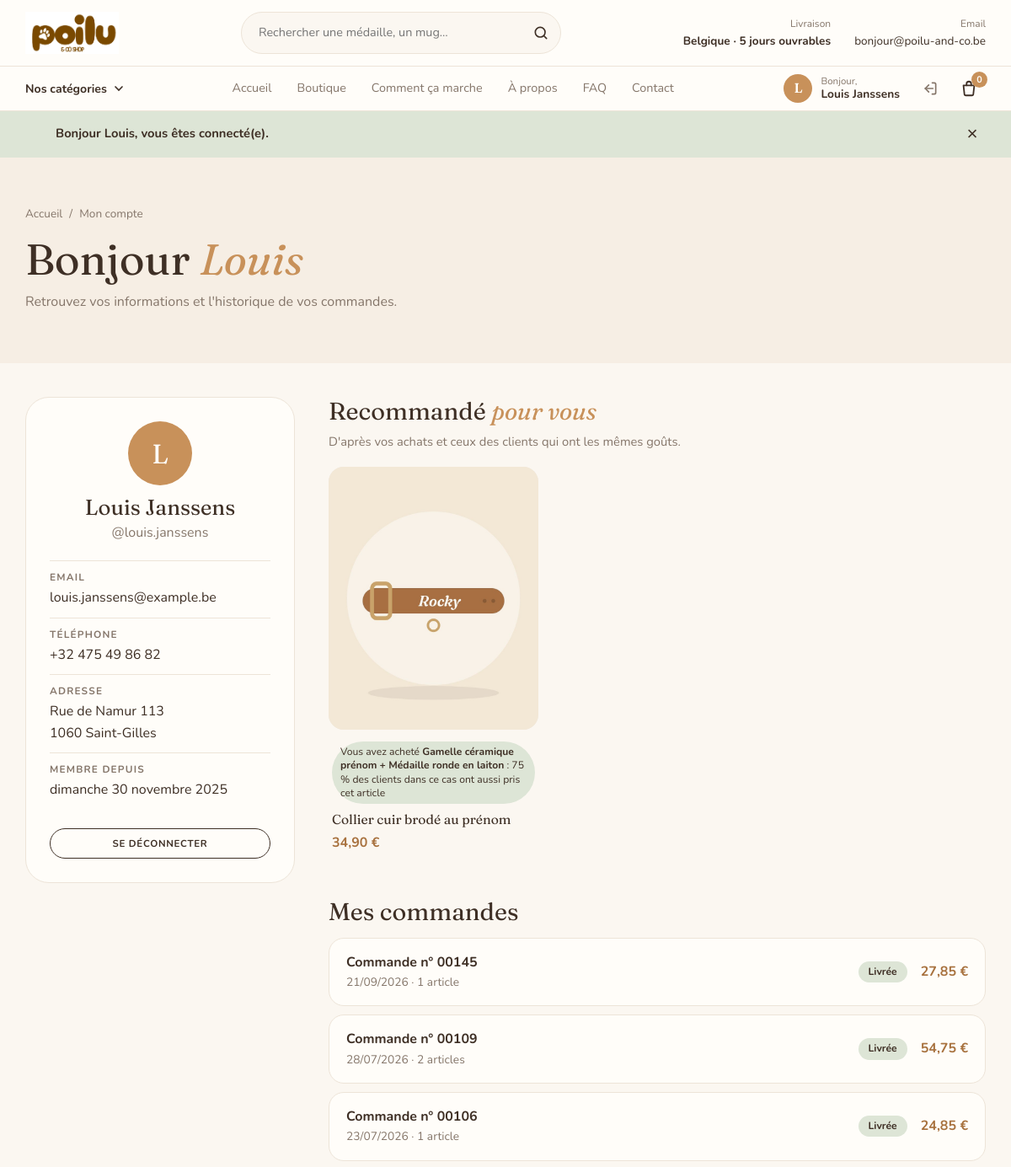
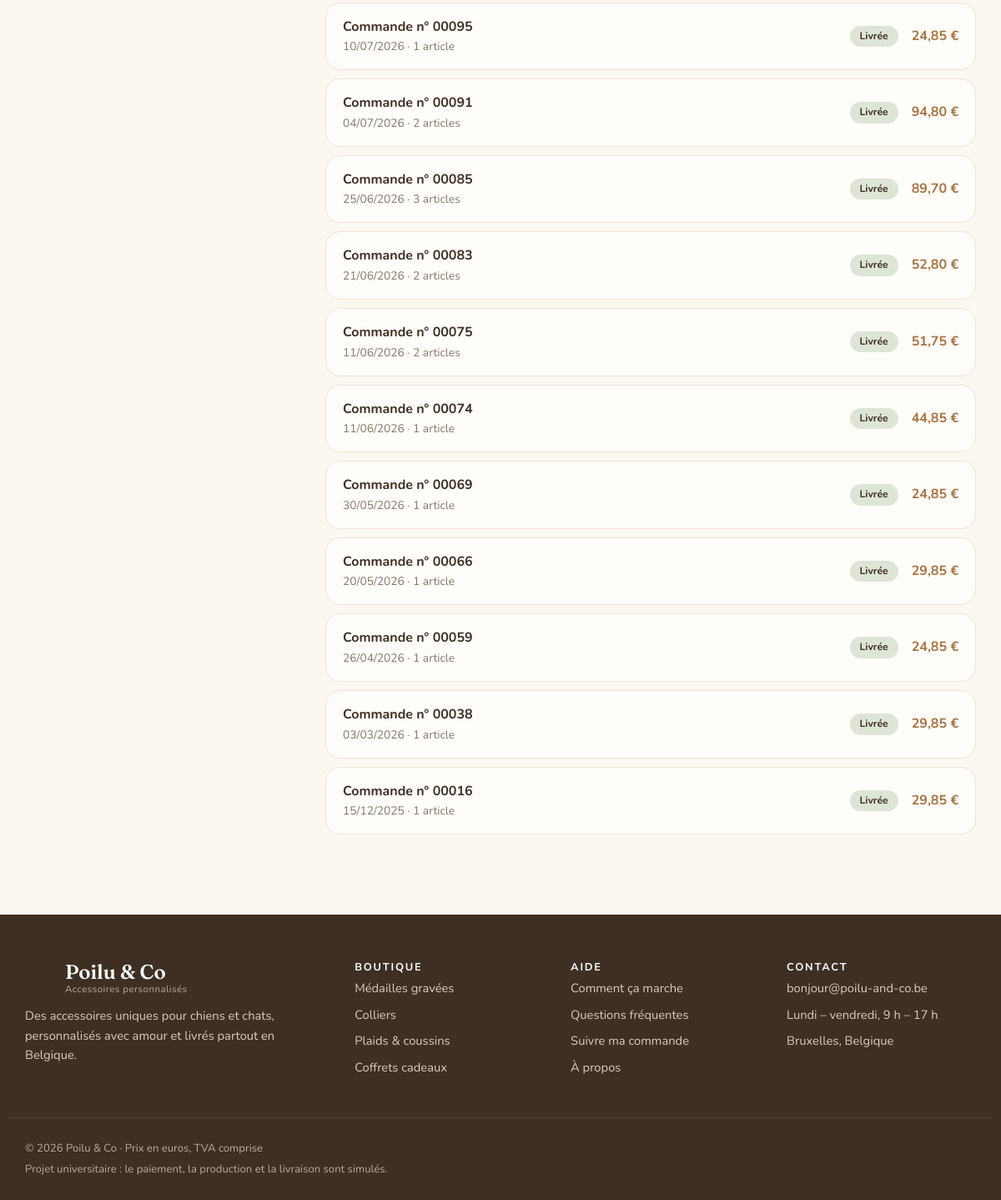
Screenshot of /pages/account.php (signed in) with the database file from the repository (2 pictures, top to bottom).
### tables this page shows
CREATE TABLE users (
    id            INT AUTO_INCREMENT PRIMARY KEY,
    username      VARCHAR(30)  NOT NULL UNIQUE,        
    first_name    VARCHAR(50)  NOT NULL,
    last_name     VARCHAR(50)  NOT NULL,
    email         VARCHAR(120) NOT NULL UNIQUE,
    password_hash VARCHAR(255) NOT NULL,               
    role          ENUM('customer', 'admin') NOT NULL DEFAULT 'customer',
    phone         VARCHAR(20)  NULL,
    address       VARCHAR(150) NULL,
    postal_code   CHAR(4)      NULL,                   
    city          VARCHAR(80)  NULL,
    created_at    DATETIME     NOT NULL DEFAULT CURRENT_TIMESTAMP
);

CREATE TABLE products (
    id                   INT AUTO_INCREMENT PRIMARY KEY,
    category_id          INT          NOT NULL,
    name                 VARCHAR(120) NOT NULL,
    description          TEXT         NOT NULL,
    price                DECIMAL(6,2) NOT NULL,        
    old_price            DECIMAL(6,2) NULL,            
    image                VARCHAR(255) NULL,            
    animal               ENUM('dog', 'cat', 'both') NOT NULL DEFAULT 'both',
    personalization_type ENUM('tag', 'collar', 'bowl', 'blanket', 'mug', 'gift') NOT NULL,
    badge                VARCHAR(30)  NULL,            
    stock                INT          NOT NULL DEFAULT 0,   
    is_featured          TINYINT(1)   NOT NULL DEFAULT 0,   
    is_active            TINYINT(1)   NOT NULL DEFAULT 1,   
    created_at           DATETIME     NOT NULL DEFAULT CURRENT_TIMESTAMP,
    FOREIGN KEY (category_id) REFERENCES categories(id)
);

CREATE TABLE orders (
    id             INT AUTO_INCREMENT PRIMARY KEY,
    user_id        INT          NULL,
    first_name    VARCHAR(50)  NOT NULL,
    last_name     VARCHAR(50)  NOT NULL,
    email         VARCHAR(120) NOT NULL,
    phone         VARCHAR(20)  NULL,
    address       VARCHAR(150) NOT NULL,
    postal_code   CHAR(4)      NOT NULL,
    city          VARCHAR(80)  NOT NULL,
    subtotal      DECIMAL(8,2) NOT NULL,
    shipping_cost DECIMAL(6,2) NOT NULL,
    total         DECIMAL(8,2) NOT NULL,
    payment_method ENUM('bancontact', 'card', 'paypal') NOT NULL DEFAULT 'bancontact',    
     
    status        ENUM('pending', 'paid', 'in_production', 'shipped', 'delivered', 'cancelled') NOT NULL DEFAULT 'pending',
    created_at    DATETIME     NOT NULL DEFAULT CURRENT_TIMESTAMP,
    FOREIGN KEY (user_id) REFERENCES users(id) ON DELETE SET NULL
);

### pages/account.php (the view, shortened to what this page needs)
<?php
require '../includes/db.php';
require '../includes/functions.php';
$user            = null;
$orders          = [];
$recommendations = [];
if ($pdo !== null) {
    $statement = $pdo->prepare('SELECT username, first_name, last_name, email, phone, address, postal_code, city, role, created_at FROM users WHERE id = :id');
    $statement->execute(['id' => $_SESSION['user_id']]);
    $user = $statement->fetch();
    $statement = $pdo->prepare('
        SELECT o.id, o.total, o.status, o.created_at, COALESCE(SUM(oi.quantity), 0) AS item_count
        FROM orders o
        LEFT JOIN order_items oi ON oi.order_id = o.id
        WHERE o.user_id = :id
        GROUP BY o.id
        ORDER BY o.created_at DESC
    ');
    $statement->execute(['id' => $_SESSION['user_id']]);
    $orders = $statement->fetchAll();
    $recommendations = apriori_user_recommendations($pdo, $_SESSION['user_id']);
}
require '../includes/header.php';
?>
<section class="page-hero">
    <div class="container">
        <nav class="breadcrumb" aria-label="Fil d'Ariane">
            <a href="../index.php">Accueil</a> <span aria-hidden="true">/</span>
            <span>Mon compte</span>
        </nav>
        <h1>Bonjour <em><?= e($_SESSION['user_first_name']) ?></em></h1>
        <p class="page-intro">Retrouvez vos informations et l'historique de vos commandes.</p>
    </div>
</section>
<section class="section account-section">
    <div class="container account-layout">
        <?php if ($user === null): ?>
            <div class="empty-state">
                <h2>Compte indisponible</h2>
                <p>La base de données n'est pas connectée. Démarrez MySQL dans XAMPP.</p>
            </div>
        <?php else: ?>
        <aside class="account-card">
            <div class="account-avatar" aria-hidden="true"><?= e(mb_strtoupper(mb_substr($user['first_name'], 0, 1))) ?></div>
            <h2><?= e($user['first_name'] . ' ' . $user['last_name']) ?></h2>
            <p class="account-username">@<?= e($user['username']) ?></p>
            <dl class="account-details">
                <div><dt>Email</dt><dd><?= e($user['email']) ?></dd></div>
                <?php if (!empty($user['phone'])): ?>
                    <div><dt>Téléphone</dt><dd><?= e($user['phone']) ?></dd></div>
                <?php endif; ?>
                <?php if (!empty($user['address'])): ?>
                    <div><dt>Adresse</dt><dd><?= e($user['address']) ?><br><?= e($user['postal_code'] . ' ' . $user['city']) ?></dd></div>
                <?php endif; ?>
                <div><dt>Membre depuis</dt><dd><?= e(format_date_fr(new DateTime($user['created_at']))) ?> <?= e(date('Y', strtotime($user['created_at']))) ?></dd></div>
            </dl>
            <form method="post" action="logout.php">
                <button type="submit" class="button button-outline button-small account-logout">Se déconnecter</button>
            </form>
        </aside>
        <div class="account-orders">
            <div class="account-recommendations">
                <h2>Recommandé <em>pour vous</em></h2>
                <?php if (count($recommendations) > 0): ?>
                    <p class="account-reco-intro">D'après vos achats et ceux des clients qui ont les mêmes goûts.</p>
                    <div class="product-grid account-reco-grid">
                        <?php foreach ($recommendations as $reco): ?>
                            <article class="product-card">
                                <a href="product.php?id=<?= (int) $reco['id'] ?>" class="product-image">
                                    <?php if (!empty($reco['image']) && file_exists(__DIR__ . '/../assets/images/products/' . $reco['image'])): ?>
                                        <img src="../assets/images/products/<?= e($reco['image']) ?>" alt="<?= e($reco['name']) ?>" loading="lazy">
                                    <?php else: ?>
                                        <span class="product-placeholder product-placeholder-<?= e($reco['category_slug']) ?>">
                                            <?= category_icon($reco['category_slug']) ?>
                                        </span>
                                    <?php endif; ?>
                                </a>
                                <div class="product-info">
                                    <p class="together-score">
                                        Vous avez acheté <strong><?= e(implode(' + ', $reco['because_names'])) ?></strong> :
                                        <?= (int) round($reco['confidence'] * 100) ?> % des clients dans ce cas ont aussi pris cet article
                                    </p>
                                    <h3><a href="product.php?id=<?= (int) $reco['id'] ?>"><?= e($reco['name']) ?></a></h3>
                                    <p class="product-price"><?= format_price($reco['price']) ?></p>
                                </div>
                            </article>
                        <?php endforeach; ?>
                    </div>
                <?php endif; ?>
            </div>
            <h2>Mes commandes</h2>
            <?php if (empty($orders)): ?>
                <div class="empty-state">
                    <h3>Pas encore de commande</h3>
                    <p>Votre première médaille gravée vous attend.</p>
                    <a href="products.php" class="button">Découvrir la boutique <span aria-hidden="true">→</span></a>
                </div>
            <?php else: ?>
                <ul class="order-list">
                    <?php foreach ($orders as $order): ?>
                        <li class="order-row">
                            <div>
                                <strong>Commande n° <?= e(order_number($order['id'])) ?></strong>
                                <span><?= e(date('d/m/Y', strtotime($order['created_at']))) ?> · <?= (int) $order['item_count'] ?> article<?= $order['item_count'] > 1 ? 's' : '' ?></span>
                            </div>
                            <span class="order-status order-status-<?= e($order['status']) ?>"><?= e(order_status_label($order['status'])) ?></span>
                            <strong class="order-total"><?= format_price($order['total']) ?></strong>
                        </li>
                    <?php endforeach; ?>
                </ul>
            <?php endif; ?>
        </div>
        <?php endif; ?>
    </div>
</section>
<?php require '../includes/footer.php'; ?>

### assets/css/style.css (style rules this page uses)
:root { --color-cream: #FBF7F1; --color-sand: #F6EEE4; --color-beige: #EDE4D8; --color-caramel: #C8915A; --color-caramel-dk: #A8723F; --color-brown: #3E2F25; --color-muted: #85766A; --color-white: #FFFDF9; --color-sage: #DDE5D6; --color-rose: #F3DCD4; --color-sky: #DCE6EE; --font-title: 'Fraunces', Georgia, serif; --font-text: 'Nunito', 'Segoe UI', sans-serif; --radius: 18px; --radius-big: 28px; --shadow: 0 12px 30px rgba(62, 47, 37, 0.08); }
*, *::before, *::after { box-sizing: border-box; }
html { scroll-behavior: smooth; }
body { margin: 0; font-family: var(--font-text); font-size: 16px; line-height: 1.6; color: var(--color-brown); background: var(--color-cream); }
img { max-width: 100%; display: block; }
a { color: inherit; text-decoration: none; }
h1, h2, h3 { font-family: var(--font-title); font-weight: 400; line-height: 1.15; margin: 0 0 .5em; }
h1 { font-size: clamp(2.3rem, 6vw, 4rem); }
h2 { font-size: clamp(1.8rem, 4vw, 2.7rem); }
h3 { font-size: 1.2rem; }
h1 em, h2 em { color: var(--color-caramel); font-style: italic; }
.container { width: 100%; max-width: 1180px; margin: 0 auto; padding: 0 20px; }
.section { padding: 64px 0; }
.button { display: inline-flex; align-items: center; gap: 8px; padding: 14px 26px; border: 1.5px solid var(--color-brown); border-radius: 999px; background: var(--color-brown); color: var(--color-white); font: 700 .82rem var(--font-text); letter-spacing: .06em; text-transform: uppercase; cursor: pointer; transition: background .25s, color .25s, transform .25s; }
.button-outline { background: transparent; color: var(--color-brown); }
.button-small { padding: 9px 18px; font-size: .72rem; }
.product-grid { display: grid; grid-template-columns: repeat(2, 1fr); gap: 16px; }
.product-card { display: flex; flex-direction: column; }
.product-image { position: relative; display: block; aspect-ratio: 4 / 5; border-radius: var(--radius); background: #EFEAE4; overflow: hidden; }
.product-image img { width: 100%; height: 100%; object-fit: cover; transition: transform .5s; }
.product-info { padding: 14px 4px 0; }
.product-info h3 { margin: 4px 0 6px; font-size: 1.05rem; }
.product-price { margin: 0 0 12px; font-weight: 700; color: var(--color-caramel-dk); }
.together-score { display: inline-block; margin: 0 0 6px; padding: 4px 10px; border-radius: 999px; background: var(--color-sage); font-size: .76rem; line-height: 1.35; }
.together-score strong { color: var(--color-brown); }
.page-hero { background: var(--color-sand); padding: 40px 0 44px; }
.page-hero h1 { margin-bottom: 8px; font-size: clamp(2rem, 5vw, 3.2rem); }
.page-intro { max-width: 560px; margin: 0; color: var(--color-muted); }
.breadcrumb { display: flex; flex-wrap: wrap; gap: 8px; margin-bottom: 14px; font-size: .85rem; color: var(--color-muted); }
@media (min-width: 960px) { .section { padding: 96px 0; } }
@media (min-width: 960px) { .product-grid { grid-template-columns: repeat(4, 1fr); gap: 24px; } }
@media (min-width: 960px) { .page-hero { padding: 56px 0 60px; } }

### rows the page displays
users: first_name "L", first_name+last_name "Louis Janssens", username "louis.janssens", email "louis.janssens@example.be", phone "+32 475 49 86 82", address "Rue de Namur 113", postal_code+city "1060 Saint-Gilles", created_at "dimanche 30 novembre", created_at "2025"
products: image (picture), because_names "Gamelle céramique prénom + Médaille ronde en laiton", confidence "75", name "Collier cuir brodé au prénom", price "34,90 €"
orders: id "00145", created_at "21/09/2026", item_count "1", status "Livrée", total "27,85 €"
orders: id "00109", created_at "28/07/2026", item_count "2", shows "s", status "Livrée", total "54,75 €"
orders: id "00106", created_at "23/07/2026", item_count "1", status "Livrée", total "24,85 €"
orders: id "00095", created_at "10/07/2026", item_count "1", status "Livrée", total "24,85 €"
orders: id "00091", created_at "04/07/2026", item_count "2", shows "s", status "Livrée", total "94,80 €"
orders: id "00085", created_at "25/06/2026", item_count "3", shows "s", status "Livrée", total "89,70 €"
orders: id "00083", created_at "21/06/2026", item_count "2", shows "s", status "Livrée", total "52,80 €"
orders: id "00075", created_at "11/06/2026", item_count "2", shows "s", status "Livrée", total "51,75 €"
orders: id "00074", created_at "11/06/2026", item_count "1", status "Livrée", total "44,85 €"
orders: id "00069", created_at "30/05/2026", item_count "1", status "Livrée", total "24,85 €"
orders: id "00066", created_at "20/05/2026", item_count "1", status "Livrée", total "29,85 €"
orders: id "00059", created_at "26/04/2026", item_count "1", status "Livrée", total "24,85 €"
orders: id "00038", created_at "03/03/2026", item_count "1", status "Livrée", total "29,85 €"
orders: id "00016", created_at "15/12/2025", item_count "1", status "Livrée", total "29,85 €"

### other values shown
DELIVERY_WORKING_DAYS "5"
mb_strtoupper(mb_substr($_SESSION['user_first_name'] ?? '?', 0, 1)) "L"
$user_name "Louis Janssens"
$cart_items "0"
$auth_notice "Bonjour Louis, vous êtes connecté(e)."
$_SESSION['user_first_name'] "Louis"
